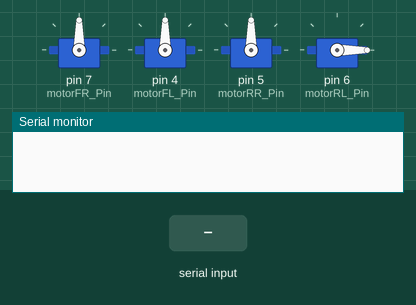
Recording of a sketch running on a simulated Arduino Uno, built with avr-gcc and run on an emulated ATmega328P. Shown: 4 × servo, the last lines printed to the serial monitor. Inputs (shaded band) come from the test bench.

Above: at 1.4 s.
1.5 s: "90,45\n" received over Serial
At 2.3 s:
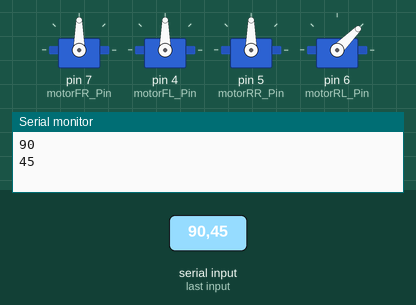
4.0 s: "30,150\n" received over Serial
At 4.8 s:
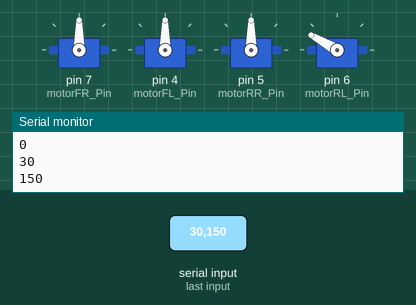
6.5 s: "200\n" received over Serial
At 7.3 s:
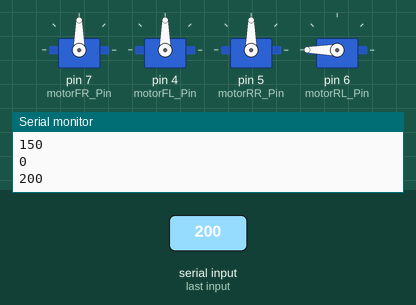
Timing chart, 0 to 9.5 s (numbered marks = the images above; inputs shaded):
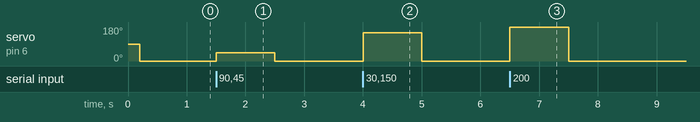

The sketch:

TestESC.ino
```cpp
#include <Servo.h>

Servo M_FR;
Servo M_FL;
Servo M_RR;
Servo M_RL;

// For Motor Pins
int motorFR_Pin = 7;
int motorFL_Pin = 4;
int motorRR_Pin = 5;
int motorRL_Pin = 6;


// Control Variables
int throttle = 0;

void setup() {

  delay(100); // Wait for Sensors to initialize

  Serial.begin(57600);

  M_FR.attach(motorFR_Pin);
  M_FL.attach(motorFL_Pin);
  M_RR.attach(motorRR_Pin);
  M_RL.attach(motorRL_Pin);

  delay(100);

}

void loop() {

  if(Serial.available()) {
    throttle = Serial.parseInt();
    Serial.println(throttle);
  }

  int ang = throttle;

  //M_FR.write(ang);
  //M_FL.write(ang);
  //M_RR.write(ang);
  M_RL.write(ang);

  //delay(10);
}

//To configure ESC first connect power and apply full throttle. A beep will be heard.
//Turn down to minimum power and new beeps will be heard. This configures the new
//minimum and maximum throttle.

//
```

Measured:
- after the input at 1.5 s, servo on pin 6 (motorRL_Pin): 0° → 45° at once, → 0° 1.0 s later
- after the input at 4.0 s, servo on pin 6 (motorRL_Pin): 0° → 150° at once, → 0° 1.0 s later
- after the input at 6.5 s, servo on pin 6 (motorRL_Pin): 0° → 180° at once, → 0° 1.0 s later
